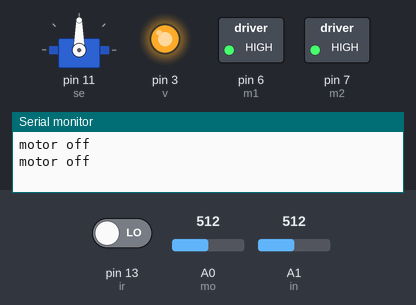
A sketch run on a simulated Arduino Uno, built with avr-gcc and run on an emulated ATmega328P. Shown: servo, switched loads named in the sketch (green lamp = pin HIGH), output pins drawn as LEDs (lit = HIGH), the last lines printed to the serial monitor. Inputs (shaded band) come from the test bench; at power-on: pin 13 (ir) LOW, A0 (mo) = 512, A1 (in) = 512.

Above: at 2.8 s.
2.9 s: pin 13 (ir) driven HIGH
At 4.15 s:
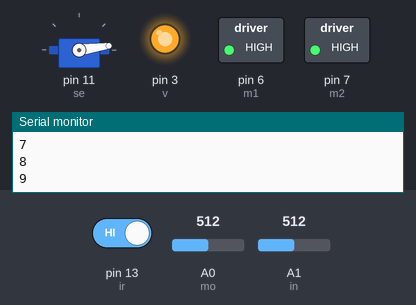
At 8.4 s:
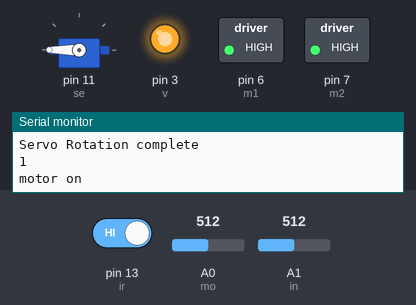
Timing chart, 0 to 15.9 s (numbered marks = the images above; inputs shaded):
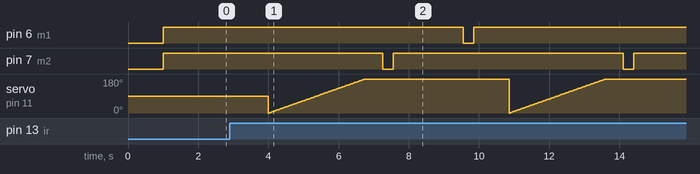

Measured:
- after the input at 2.9 s, pin 6 (m1): HIGH → LOW after 6.7 s, → HIGH 0.30 s later; pin 7 (m2): alternates HIGH for 6.6 s and LOW for 0.30 s, starting after 4.4 s

The sketch:

garbage.ino
```cpp
#include <Servo.h>

Servo myservo;  // create servo object to control a servo
// twelve servo objects can be created on most boards

int pos = 0;    // variable to store the servo position
int moisture;
int induct;
int val;

#define m1 6
#define m2 7
#define mo A0
#define in A1
#define se 11
#define ir 13
#define v 3
//#define g1 6
#define g2 5

void rservo(char );

void setup() {

  myservo.attach(se);

  pinMode(m1, OUTPUT); //motor
  pinMode(m2, OUTPUT); //motor
  pinMode(mo, INPUT); //moisture
  pinMode(in, INPUT); //indu
  pinMode(se, OUTPUT); //servo
  pinMode(ir, INPUT); //ir
  pinMode(v, OUTPUT); //vcc
  Serial.begin(9600);
  digitalWrite(v, HIGH);
  digitalWrite(g2, LOW);
}

void loop() {

  int IR = digitalRead(ir);
  if (IR == HIGH)
  {
    val = 1;
  }
  else
    val = -1;

  delay(1000);
  for (; val > 0; val--)
  {
    moisture = analogRead(mo);
    induct = analogRead(in);
    //  Serial.println(moisture);
    if ((moisture <= 150) && (induct <= 150))
    {
      rservo('m');
    }
    else if (moisture <= 150)
    {
      rservo('w');
    }

    else if (induct <= 150)
    {
      rservo('m');
    }
    else
    {
      rservo('d');
    }
    Serial.println(val);
    delay(500);
  }
  if (val == -1)
  {
    Serial.println("motor off");
    digitalWrite(m1, HIGH);
    digitalWrite(m2, HIGH);

  }
  if (val == 0)
  {
    Serial.println("motor on");
    digitalWrite(m1, HIGH);
    digitalWrite(m2, LOW);
    delay(300);
    digitalWrite(m1, HIGH);
    digitalWrite(m2, HIGH);
    delay(2000);
    digitalWrite(m1, LOW);
    digitalWrite(m2, HIGH);
    delay(300);
    digitalWrite(m1, HIGH);
    digitalWrite(m2, HIGH);

  }
  //delay(1000);
  //myservo.write(0);
}
void rservo(char ch)
{
  if (ch == 'w')
  {
    Serial.println("WET");
    myservo.write(0);
  }
  if (ch == 'm')
  {
    Serial.println("METAL");
    for (pos = 0; pos <= 90; pos += 1)
    { // goes from 0 degrees to 180 degrees
      // in steps of 1 degree
      myservo.write(pos);              // tell servo to go to position in variable 'pos'
      delay(15);
    }
  }
  if (ch == 'd')
  {
    Serial.println("DRY");
    Serial.println("Servo Rotation started");
    for (pos = 0; pos <= 180; pos += 1)
    {
      Serial.println(pos);
      myservo.write(pos);              // tell servo to go to position in variable 'pos'
      delay(15);
    }
    Serial.println("Servo Rotation complete");
  }

}
```
